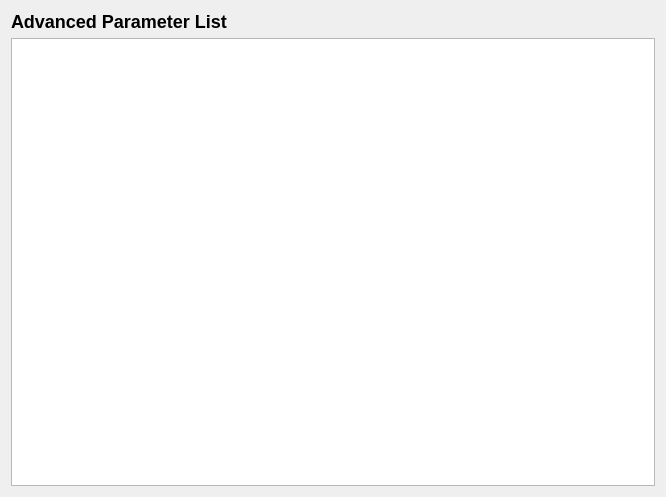
<?xml version="1.0" encoding="UTF-8"?>
<ui version="4.0">
 <class>AdvParameterList</class>
 <widget class="QWidget" name="AdvParameterList">
  <property name="geometry">
   <rect>
    <x>0</x>
    <y>0</y>
    <width>666</width>
    <height>497</height>
   </rect>
  </property>
  <property name="windowTitle">
   <string>Form</string>
  </property>
  <layout class="QVBoxLayout" name="verticalLayout">
   <item>
    <widget class="QLabel" name="label">
     <property name="text">
      <string>&lt;h2&gt;Advanced Parameter List&lt;/h2&gt;</string>
     </property>
    </widget>
   </item>
   <item>
    <widget class="QTableWidget" name="tableWidget"/>
   </item>
  </layout>
 </widget>
 <resources/>
 <connections/>
</ui>
